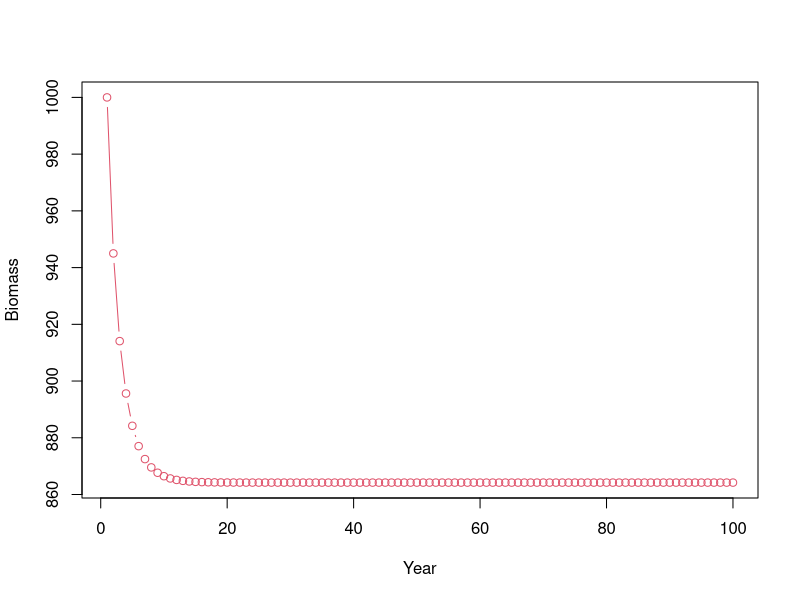
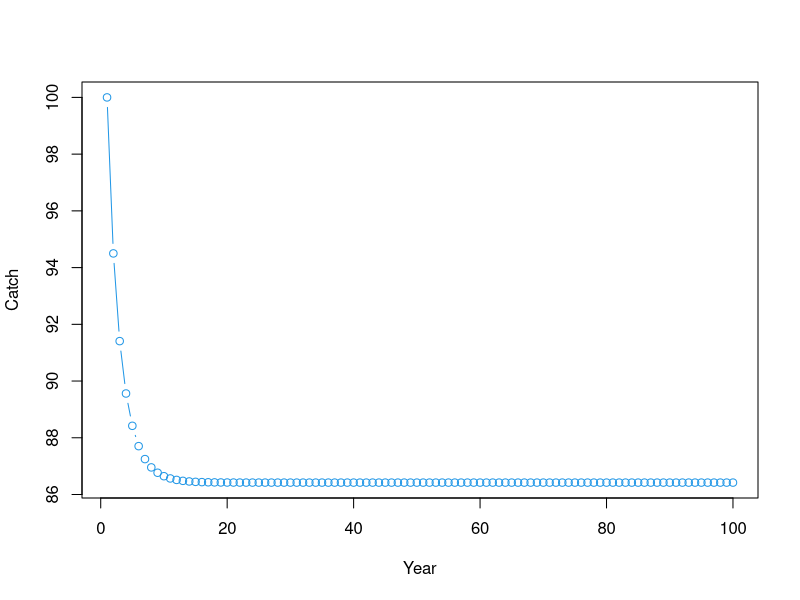
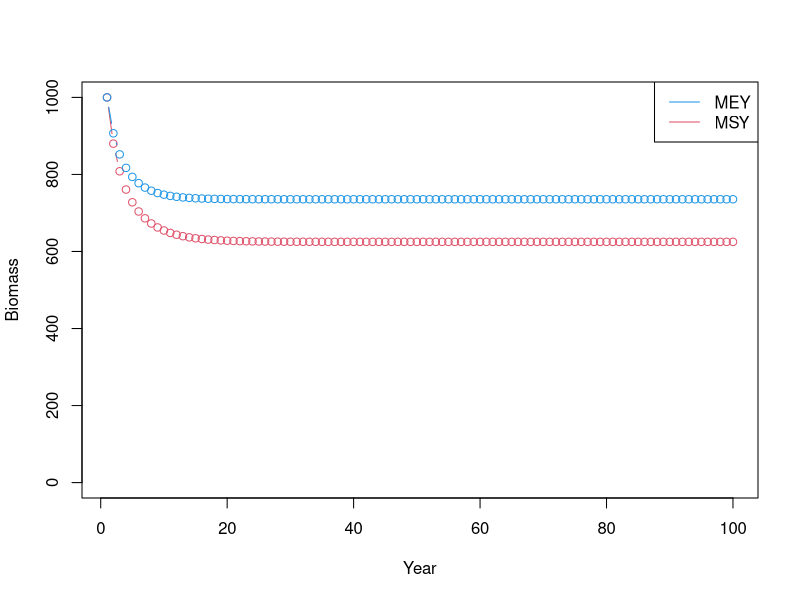
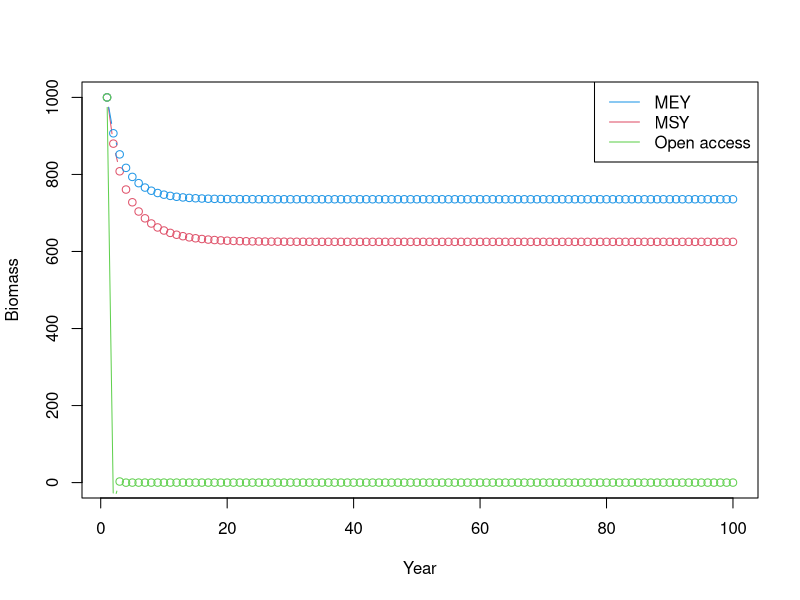
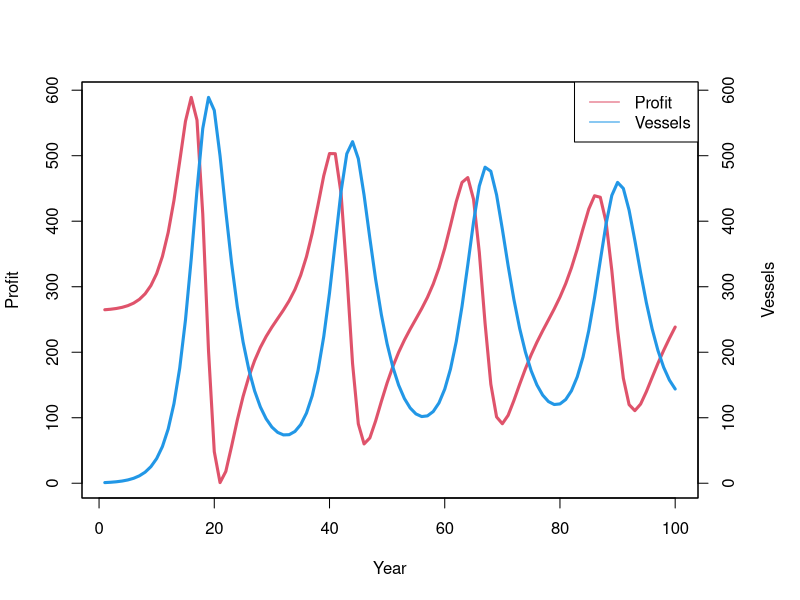
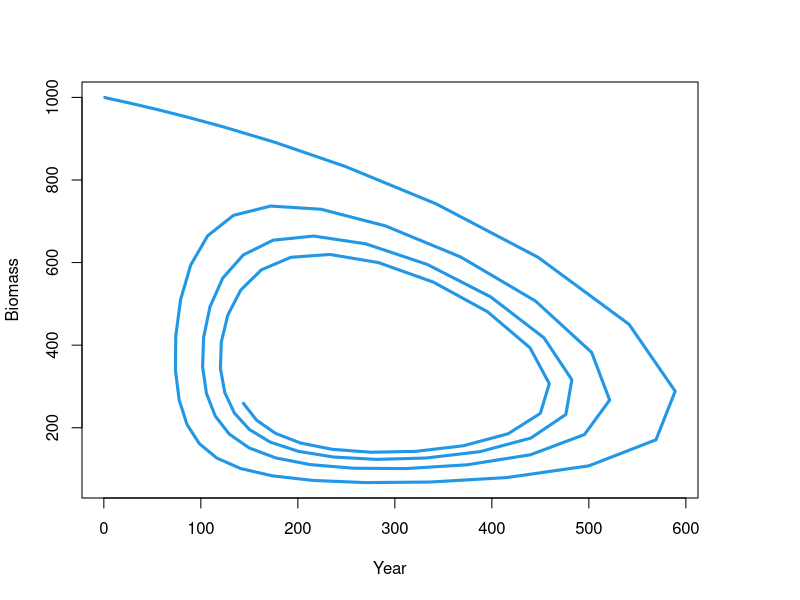
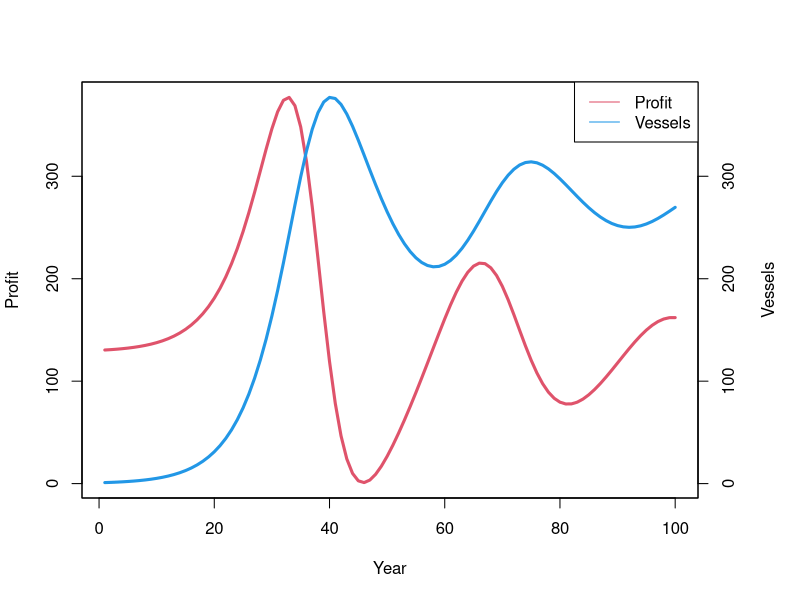
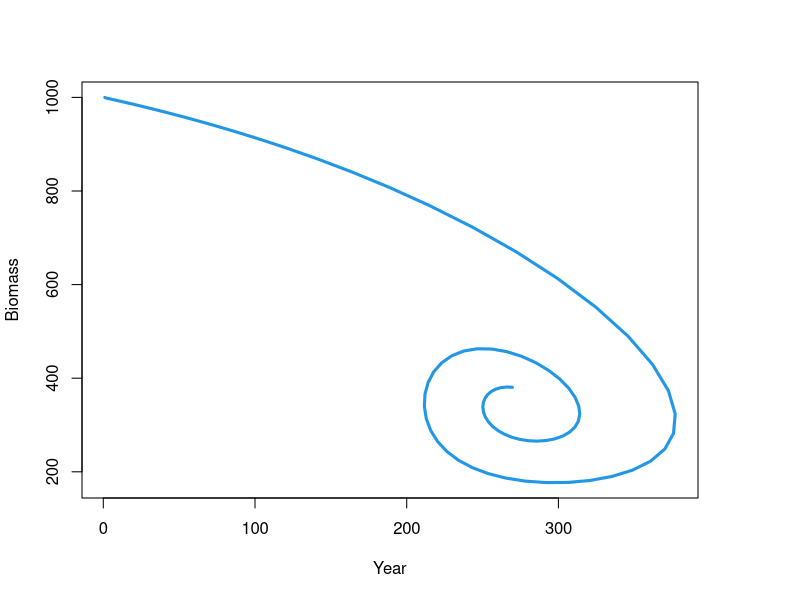

Recreate these plots in R, in order.
#############################################
#University of Alaska Fairbanks
#FISH 421: Fisheries Population Dynamics
#Lab 7: Fleet Dynamics
#Instructor/lab author: Milo Adkison
#TA/code author: Phil Ganz
#############################################

# Objectives: 
# 
# 1. To revisit the difference in equilibrium states 
# between an open-access fishery and one operated to 
# maximize economic yield.

# 2.To explore the dynamics of a fish stock and fishing 
# fleet interacting far from equilibrium.

# B_t+1 = B_t + r * B_t * (1-B_t/K) - q * V_t * B_t

# B_t = biomass in year t
# r, K = parameters of Schaefer model
# q = vessel catch efficiency
# V_t = number of fishing vessels in year t

# P_t = p * C_t - c * V_t 
#     = p * q * V_t * B_t - c * V_t 

# P_t = total fisheries profit in year t = revenues – costs 
# p = price per unit of catch
# C_t = catch in year t
# c = annual vessel costs

# 1. Make a model of this fishery. 
# Use the following values: r=0.5, K=1000, q=0.001, 
# p=1.5, c=0.5, B_1=K, and V=100. 

r <- 0.5
K <- 1000
q <- 0.001
p <- 1.5
c <- 0.5
B <- K 
V <- 100

par <- c(r=r, K=K, q=q, p=p, c=c, B=K, V=V)

# Use the following column headings: Year, Vessels, 
# Biomass, Catch, Biomass After Fishing, Production, 
# Profit, and Profit per Vessel. Simulate 100 years 
# of the fishery.

fleet <- data.frame(
	Year=1:100, 
	Vessels=NA, 
	Biomass_start=NA, 
	Catch=NA, 
	Biomass_end=NA, 
	Production=NA,
	Profit=NA,
	Vessel_profit=NA)

## Construct the fishery as a function of our parameters
fleet.sim <- function(par){
	fleet$Biomass_start[1] <- par["K"]
	for (i in fleet$Year){
		for (j in 2:length(fleet$Year)){
		fleet$Vessels[i] <- par["V"]
		fleet$Catch[i] <- par["q"] * par["V"] * fleet$Biomass_start[i]
		fleet$Biomass_end[i] <- fleet$Biomass_start[i] - fleet$Catch[i]
		fleet$Production[i] <- par["r"] * fleet$Biomass_end[i] * (1 - fleet$Biomass_end[i]/par["K"])
		fleet$Biomass_start[j] <- fleet$Biomass_start[j-1] - fleet$Catch[j-1] + fleet$Production[j-1]
		fleet$Profit[i] <- par["p"] * fleet$Catch[i] - par["c"] * fleet$Vessels[i]
		fleet$Vessel_profit[i] <- fleet$Profit[i]/fleet$Vessels[i]
	}}
	return(fleet)
}

## Use this function to fill in values of empty data frame:
fleet <- fleet.sim(par)

# 2. Graph catch and biomass vs. year.
plot(fleet$Year, fleet$Biomass_start, type="b", col=2, xlab="Year", ylab="Biomass")
plot(fleet$Year, fleet$Catch, type="b", col=4, xlab="Year", ylab="Catch")

# 3. Find the stock biomass and the number of vessels that 
# produces the maximum economic yield (MEY). Calculate the 
# number of vessels that produce the MSY. How do these two 
# situations compare?

## Rewrite our fleet.sim() function so that it's a function of V
## and returns profit in the last year so that that value can be 
## maximized
fleet.mey <- function(V){
	fleet$Biomass_start[1] <- K
	for (i in fleet$Year){
		for (j in 2:length(fleet$Year)){
		fleet$Vessels[i] <- V
		fleet$Catch[i] <- q * V * fleet$Biomass_start[i]
		fleet$Biomass_end[i] <- fleet$Biomass_start[i] - fleet$Catch[i]
		fleet$Production[i] <- r * fleet$Biomass_end[i] * (1 - fleet$Biomass_end[i]/K)
		fleet$Biomass_start[j] <- fleet$Biomass_start[j-1] - fleet$Catch[j-1] + fleet$Production[j-1]
		fleet$Profit[i] <- p * fleet$Catch[i] - c * fleet$Vessels[i]
		fleet$Vessel_profit[i] <- fleet$Profit[i]/fleet$Vessels[i]
	}}
	return(fleet$Profit[length(fleet$Year)])
}

## Optimize this new function
fit.mey <- optim(V, method="L-BFGS-B", lower=0, upper=Inf, fleet.mey, control=list(fnscale=-1))

## Set vessel number to the number estimated for MEY and use our previous
## function to simulate the trend in biomass and other values.
par["V"] <- fit.mey$par
fleet.mey <- fleet.sim(par)

## Now use the same approach to estimate the number of vessels that produce
## MSY
fleet.msy <- function(V){
	fleet$Biomass_start[1] <- K
	for (i in fleet$Year){
		for (j in 2:length(fleet$Year)){
		fleet$Vessels[i] <- V
		fleet$Catch[i] <- q * V * fleet$Biomass_start[i]
		fleet$Biomass_end[i] <- fleet$Biomass_start[i] - fleet$Catch[i]
		fleet$Production[i] <- r * fleet$Biomass_end[i] * (1 - fleet$Biomass_end[i]/K)
		fleet$Biomass_start[j] <- fleet$Biomass_start[j-1] - fleet$Catch[j-1] + fleet$Production[j-1]
		fleet$Profit[i] <- p * fleet$Catch[i] - c * fleet$Vessels[i]
		fleet$Vessel_profit[i] <- fleet$Profit[i]/fleet$Vessels[i]
	}}
	return(fleet$Catch[length(fleet$Year)])
}

fit.msy <- optim(V, method="L-BFGS-B", lower=0, upper=Inf, fleet.msy, control=list(fnscale=-1))

par["V"] <- fit.msy$par
fleet.msy <- fleet.sim(par)

## Compare trend in biomass with MEY number of vessels (160) and MSY number of vessels (200)
plot(fleet.msy$Year, fleet.msy$Biomass_start, type="b", col=2, xlab="Year", ylab="Biomass", ylim=c(0,1000))
lines(fleet.mey$Year, fleet.mey$Biomass_start, type="b", col=4)
legend("topright", legend=c("MEY", "MSY"), lty=c(1,1), col=c(4,2))

## 4. Find the stock biomass and the number of vessels that would result 
## from an open access fishery. How does this differ from the MEY case?
fleet.oa <- function(V){
	fleet$Biomass_start[1] <- K
	for (i in fleet$Year){
		for (j in 2:length(fleet$Year)){
		fleet$Vessels[i] <- V
		fleet$Catch[i] <- q * V * fleet$Biomass_start[i]
		fleet$Biomass_end[i] <- fleet$Biomass_start[i] - fleet$Catch[i]
		fleet$Production[i] <- r * fleet$Biomass_end[i] * (1 - fleet$Biomass_end[i]/K)
		fleet$Biomass_start[j] <- fleet$Biomass_start[j-1] - fleet$Catch[j-1] + fleet$Production[j-1]
		fleet$Profit[i] <- p * fleet$Catch[i] - c * fleet$Vessels[i]
		fleet$Vessel_profit[i] <- fleet$Profit[i]/fleet$Vessels[i]
	}}
	return(fleet$Vessel_profit[length(fleet$Year)]) #How does this line compare to that of fleet.mey()? 
}

fit.oa <- optim(V, method="L-BFGS-B", lower=0, upper=Inf, fleet.oa)

par["V"] <- fit.oa$par
fleet.oa <- fleet.sim(par)

## Compare open access biomass trend to that of MEY and MSY graphically
plot(fleet.msy$Year, fleet.msy$Biomass_start, type="b", col=2, xlab="Year", ylab="Biomass", ylim=c(0,1000))
lines(fleet.mey$Year, fleet.mey$Biomass_start, type="b", col=4)
lines(fleet.oa$Year, fleet.oa$Biomass_start, type="b", col=3)
legend("topright", legend=c("MEY", "MSY", "Open access"), lty=c(1,1,1), col=c(4,2,3))

# Now let’s include a dynamic response by fishers to the profitability 
# of the fishery. When excess profits are being made, fishers will enter. 
# When costs exceed revenues, some will leave.

# V_t+1 = V_t + P_t/d

# d = cost of a new vessel

# Note that this equation implies that all excess profits are invested in 
# new fishing boats, and that all losses translate to an equivalent loss 
# of boats. Similar equations can be derived from less restrictive assumptions.

# 5. Change the “Vessels” column to follow this dynamical equation. Assume 
# the number of vessels in year 1 is 1. Set d=2. What happens to catch and 
# biomass over time?

par <- c(r=r, K=K, q=q, p=p, c=c, B=K, V=1, d=2)

fleet.sim.d <- function(par){
	fleet$Biomass_start[1] <- par["K"]
	fleet$Vessels[1] <- par["V"] ### New code ###
	for (i in fleet$Year){
		for (j in 2:length(fleet$Year)){
		fleet$Catch[i] <- par["q"] * fleet$Vessels[i] * fleet$Biomass_start[i]
		fleet$Biomass_end[i] <- fleet$Biomass_start[i] - fleet$Catch[i]
		fleet$Production[i] <- par["r"] * fleet$Biomass_end[i] * (1 - fleet$Biomass_end[i]/par["K"])
		fleet$Biomass_start[j] <- fleet$Biomass_start[j-1] - fleet$Catch[j-1] + fleet$Production[j-1]
		fleet$Profit[i] <- par["p"] * fleet$Catch[i] - par["c"] * fleet$Vessels[i]
		fleet$Vessel_profit[i] <- fleet$Profit[i]/fleet$Vessels[i]
		fleet$Vessels[j] <- fleet$Vessels[j-1] + fleet$Profit[j-1]/par["d"]
	}}
	return(fleet)
}

fleet.d <- fleet.sim.d(par)

# 6. Graph vessels and profit vs. year (use a secondary axis for profits).
par(mar=c(5,4,4,5)+.1)
plot(fleet.d$Year, fleet.d$Profit, type="l", lwd=3, col=2, xaxt="n", yaxt="n", xlab="Year", ylab="Profit")
par(new=TRUE)
plot(fleet.d$Year, fleet.d$Vessels, type="l", lwd=3, col=4, xlab="", ylab="")
axis(4)
mtext("Vessels",side=4,line=3)
legend("topright",col=c(2, 4), lty=1, legend=c("Profit","Vessels"))

# What pattern do you see? Does the system come to the open access equilibrium?

# 7. Graph biomass vs. vessels. What pattern do you see? Is the system coming to 
# equilibrium?
plot(fleet.d$Vessels, fleet.d$Biomass_start, type="l", lwd=3, col=4, xlab="Year", ylab="Biomass")

# 8. Change d from 2 to 5. What happens to the dynamics of the fishery? Why does 
# increasing the cost of boats stabilize the dynamics?
par["d"] <- 5

fleet.d <- fleet.sim.d(par)

par(mar=c(5,4,4,5)+.1)
plot(fleet.d$Year, fleet.d$Profit, type="l", lwd=3, col=2, xaxt="n", yaxt="n", xlab="Year", ylab="Profit")
par(new=TRUE)
plot(fleet.d$Year, fleet.d$Vessels, type="l", lwd=3, col=4, xlab="", ylab="")
axis(4)
mtext("Vessels",side=4,line=3)
legend("topright",col=c(2, 4), lty=1, legend=c("Profit","Vessels"))

plot(fleet.d$Vessels, fleet.d$Biomass_start, type="l", lwd=3, col=4, xlab="Year", ylab="Biomass")

# 9. What would happen if the government wanted to encourage development of this 
# untapped fish resource and subsidized vessel construction so that the boat costs 
# were reduced to 1?
par["d"] <- 1

fleet.d <- fleet.sim.d(par)

par(mar=c(5,4,4,5)+.1)
plot(fleet.d$Year, fleet.d$Profit, type="l", lwd=3, col=2, xaxt="n", yaxt="n", xlab="Year", ylab="Profit", ylim=c(0,1200), xlim=c(0,60))
par(new=TRUE)
plot(fleet.d$Year, fleet.d$Vessels, type="l", lwd=3, col=4, xlab="", ylab="")
axis(4)
mtext("Vessels",side=4,line=3)
legend("topright",col=c(2, 4), lty=1, legend=c("Profit","Vessels"))

plot(fleet.d$Vessels, fleet.d$Biomass_start, type="l", lwd=3, col=4, xlab="Year", ylab="Biomass", ylim=c(0,1200), xlim=c(0,1200))

# 10. Set boat prices back to 2. What would happen if the price of fish dropped from 
# 1.5 to 1? 
par["d"] <- 2
par["p"] <- 1

fleet.d <- fleet.sim.d(par)

par(mar=c(5,4,4,5)+.1)
plot(fleet.d$Year, fleet.d$Profit, type="l", lwd=3, col=2, xaxt="n", yaxt="n", xlab="Year", ylab="Profit")
par(new=TRUE)
plot(fleet.d$Year, fleet.d$Vessels, type="l", lwd=3, col=4, xlab="", ylab="")
axis(4)
mtext("Vessels",side=4,line=3)
legend("topright",col=c(2, 4), lty=1, legend=c("Profit","Vessels"))

plot(fleet.d$Vessels, fleet.d$Biomass_start, type="l", lwd=3, col=4, xlab="Year", ylab="Biomass")

# Why does this happen?